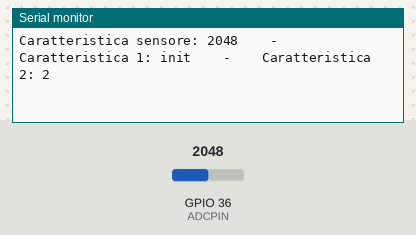
A sketch run on a simulated ESP32. Parts: the last lines printed to the serial monitor. The test bench sets the inputs (shaded band); at power-on: GPIO 36 (ADCPIN) = 2048. Nothing arrives over Bluetooth unless stated; a phone connects over Bluetooth LE 3 s after start.

Above: at 2.8 s.
2.9 s: GPIO 36 (ADCPIN) set to 2866
At 4.5 s:
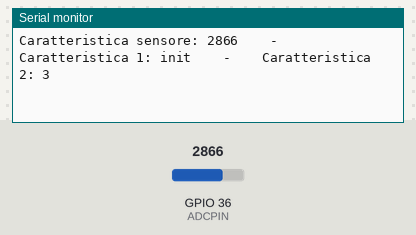
5.6 s: GPIO 36 (ADCPIN) set to 3603
At 7.3 s:
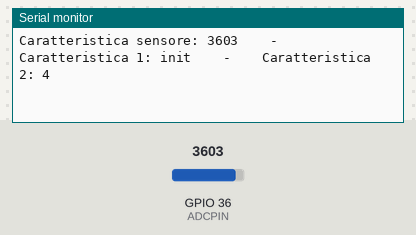
Timing chart, 0 to 8.8 s (numbered marks = the images above; inputs shaded):
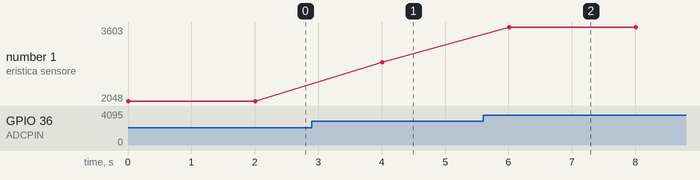

The sketch:

server_BLE.ino
```cpp
#include <BLEDevice.h>
#include <BLEUtils.h>
#include <BLEServer.h>

// definizione degli UID del servizio e delle due caratteristiche
#define SERVICE_UUID         "00000000-1fb5-459e-8fcc-c5c9c331914b"
#define CHARACTERISTIC_UUID1 "11111111-36e1-4688-b7f5-ea07361b26a8"
#define CHARACTERISTIC_UUID2 "22222222-36e1-4688-b7f5-ea07361b26a8"
#define CHARACTERISTIC_SENSOR "33333333-36e1-4688-b7f5-ea07361b26a8"
#define ADCPIN A0

BLEServer *pServer;
BLEService *pService;
BLECharacteristic *pCharacteristic1;
BLECharacteristic *pCharacteristic2;
BLECharacteristic *pCharacteristicSensor;


void setup()
{
  Serial.begin(115200);
  Serial.println("Starting BLE Server!");

  // attivazione del device BLE e creazione delle caratteristiche
  // la prima in R/W la seconda solo R
  BLEDevice::init("Controllo ambiente gioUmbe");
  pServer = BLEDevice::createServer();
  pService = pServer->createService(SERVICE_UUID);
  pCharacteristic1 = pService->createCharacteristic(
                       CHARACTERISTIC_UUID1,
                       BLECharacteristic::PROPERTY_READ |
                       BLECharacteristic::PROPERTY_WRITE);
  pCharacteristic2 = pService->createCharacteristic(
                       CHARACTERISTIC_UUID2,
                       BLECharacteristic::PROPERTY_READ);
  pCharacteristicSensor = pService->createCharacteristic(
                       CHARACTERISTIC_SENSOR,
                       BLECharacteristic::PROPERTY_READ);

  // impostazione dei valori iniziali delle caratteristiche
  pCharacteristic1->setValue("init");
  pCharacteristic2->setValue("1");
  pCharacteristicSensor->setValue("0");

  // attivazione del servizio e del'advertising
  pService->start();
  BLEAdvertising *pAdvertising = BLEDevice::getAdvertising();
  pAdvertising->addServiceUUID(SERVICE_UUID);
  pAdvertising->setScanResponse(true);
  pAdvertising->setMinPreferred(0x12);
  BLEDevice::startAdvertising();
}
int i = 0;
void loop()
{
  int num = analogRead(ADCPIN);
  char s[5];
  sprintf(s, "%04d", num);
  pCharacteristicSensor -> setValue(s);

  // acquisizione del valore della prima caratteristica
  std::string value = pCharacteristic1->getValue();

  // impostazione del valore della seconda caratteristica
  // (valore progressivo)
  char str[100];
  sprintf(str, "%d", i++);
  pCharacteristic2->setValue(str);

  // stampa
  Serial.print("Caratteristica sensore: ");
  Serial.print(s);
  Serial.print("    -    Caratteristica 1: ");
  Serial.print(value.c_str());
  Serial.print("    -    Caratteristica 2: ");
  Serial.println(i);

  // ripresa dell'advertising
  BLEDevice::startAdvertising();

  delay(2000);
}
```

Measured:
- after the input at 2.9 s, the serial monitor: prints a new line after 1.1 s (image 1)
- after the input at 5.6 s, the serial monitor: prints a new line after 0.41 s (image 2)
- plotted number 1: 2048 → 2866 after the input at 2.9 s, 2866 → 3603 after the input at 5.6 s
